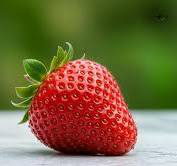
#> input picture discussions/disc_20251129-183617.png, 177 x 166 px
$ python -i basic_filters.py   (imports and definitions only)
#> lines starting #> are read from the running program, lines starting #| are printed output that depends on the picture
#> further down, picture is the input picture: shape (166, 177, 3); mean B, G, R 64.3, 105.4, 120.2
# styles/basic_filters.py

from typing import Literal, Tuple

import cv2
import numpy as np
from PIL import Image

FilterName = Literal[
    "none",
    "bw",
    "sketch",
    "cartoon",
    "blur",
    "auto_enhance",
    "vivid",
    "vintage",
]


def pil_to_cv(img: Image.Image) -> np.ndarray:
    """Convert PIL Image (RGB) to OpenCV BGR array."""
    arr = np.array(img)
    if arr.ndim == 2:
        return arr
    return cv2.cvtColor(arr, cv2.COLOR_RGB2BGR)


def cv_to_pil(arr: np.ndarray) -> Image.Image:
    """Convert OpenCV BGR/RGB array to PIL Image (RGB)."""
    if arr.ndim == 2:
        rgb = cv2.cvtColor(arr, cv2.COLOR_GRAY2RGB)
    else:
        rgb = cv2.cvtColor(arr, cv2.COLOR_BGR2RGB)
    return Image.fromarray(rgb)


# ---------- Base filters (what you probably already had) ----------

# [33 lines left out: functions bw_filter, sketch_filter, cartoon_filter, blur_filter, not called in this run]


# ---------- New “AI-ish” filters ----------

def auto_enhance_filter(img: Image.Image) -> Image.Image:
    """
    Auto enhance:
    - CLAHE on luminance
    - Slight sharpening
    """
    cv = pil_to_cv(img)
    lab = cv2.cvtColor(cv, cv2.COLOR_BGR2LAB)
#> lab: shape (166, 177, 3); mean of channels 0, 1, 2 110.6, 122.2, 117.7
    l, a, b = cv2.split(lab)
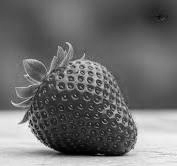
#> l: shape (166, 177); min 1, max 255, mean 110.6
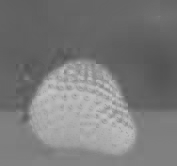
#> a: shape (166, 177); min 83, max 197, mean 122.2
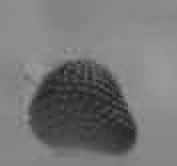
#> b: shape (166, 177); min 33, max 160, mean 117.7

    clahe = cv2.createCLAHE(clipLimit=3.0, tileGridSize=(8, 8))
    l_clahe = clahe.apply(l)
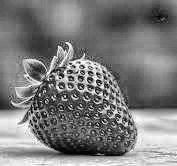
#> l_clahe: shape (166, 177); min 2, max 255, mean 123.9

    lab_clahe = cv2.merge((l_clahe, a, b))
#> lab_clahe: shape (166, 177, 3); mean of channels 0, 1, 2 123.9, 122.2, 117.7
    enhanced = cv2.cvtColor(lab_clahe, cv2.COLOR_LAB2BGR)
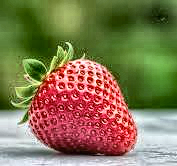
#> enhanced: shape (166, 177, 3); mean R, G, B 131.8, 118.9, 82.3

    # Sharpen a bit
    kernel = np.array(
        [
            [0, -1, 0],
            [-1, 5, -1],
            [0, -1, 0],
        ],
        dtype=np.float32,
    )
    sharpened = cv2.filter2D(enhanced, -1, kernel)
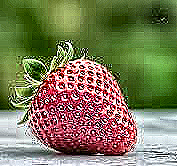
#> sharpened: shape (166, 177, 3); mean R, G, B 124.6, 122.5, 89.4

    return cv_to_pil(sharpened)


# [75 lines left out: functions vivid_filter, vintage_filter, apply_filter, not called in this run]

>>> import cv2
>>> picture = cv2.imread('../discussions/disc_20251129-183617.png')
>>> result = auto_enhance_filter(picture)
